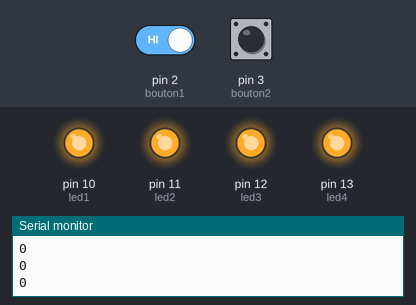
Recording of a sketch running on a simulated Arduino Uno, built with avr-gcc and run on an emulated ATmega328P. Shown: output pins drawn as LEDs (lit = HIGH), the last lines printed to the serial monitor. Inputs (shaded band) come from the test bench; at power-on: pin 2 (bouton1) HIGH, pin 3 (bouton2) HIGH.

Above: at 1.2 s.
1.3 s: pin 2 (bouton1) driven LOW
At 1.5 s:
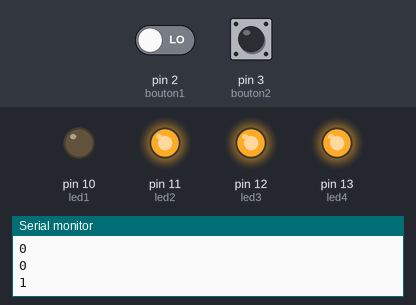
At 2.3 s:
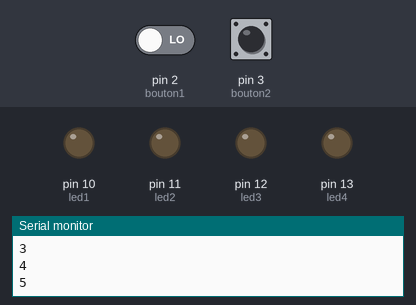
Timing chart, 0 to 4.3 s (numbered marks = the images above; inputs shaded):
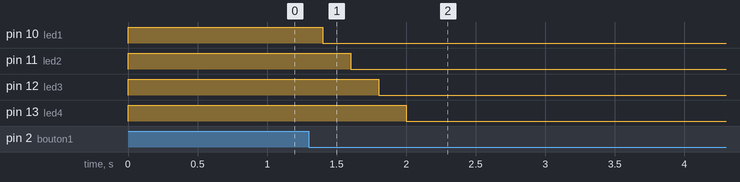

Measured:
- after the input at 1.3 s, pin 10 (led1): HIGH → LOW after 0.10 s; pin 11 (led2): HIGH → LOW after 0.30 s; pin 12 (led3): HIGH → LOW after 0.50 s; pin 13 (led4): HIGH → LOW after 0.70 s

The sketch:

_2boutons4lednew_ino.ino
```cpp
int const led1=10;   //creation des variables
int const led2=11;
int const led3=12;
int const led4=13;
int const bouton1=2;
int const bouton2=3;
int etatled=0;
bool etatbouton1=HIGH;
bool etatbouton2=HIGH;
int BaudCOM1        = 9600;               // Vitesse de communication serie : 9600, etc, 19200, 57600, 19200, 115200.


void setup(){
	pinMode(led1,OUTPUT);    //attribution des entrees sorties
	pinMode(led2,OUTPUT);
	pinMode(led3,OUTPUT);
	pinMode(led4,OUTPUT);
	pinMode(bouton1,INPUT);
	pinMode(bouton2,INPUT);

// 		---		DEBUG	---		//
	Serial.begin(BaudCOM1);						// Initialise la vitesse de connexion série.
	Serial.println(" TEST ...");
	Serial.println(" Setup");
// 		---		DEBUG	---		//

}
void loop(){

etatbouton1=digitalRead(bouton1);
etatbouton2=digitalRead(bouton2);
	if (etatbouton1==LOW){
		etatled=etatled+1;
	}

	else if (etatbouton2==LOW){
		etatled=etatled-1;	}
condition(etatled);
	// 		---		DEBUG	---		//
	Serial.println(etatled);
	// 		---		DEBUG	---		//
delay(200);
}

int condition(int etatled){
	if (etatled==0){
		digitalWrite(led1,HIGH);
		digitalWrite(led2,HIGH);
		digitalWrite(led3,HIGH);
		digitalWrite(led4,HIGH);
	}

	if (etatled==1){
		digitalWrite(led1,LOW);
		digitalWrite(led2,HIGH);
		digitalWrite(led3,HIGH);
		digitalWrite(led4,HIGH);
	}

if (etatled==2){
		digitalWrite(led1,LOW);
		digitalWrite(led2,LOW);
		digitalWrite(led3,HIGH);
		digitalWrite(led4,HIGH);
	}

if (etatled==3){
		digitalWrite(led1,LOW);
		digitalWrite(led2,LOW);
		digitalWrite(led3,LOW);
		digitalWrite(led4,HIGH);
	}
	if (etatled==4){
		digitalWrite(led1,LOW);
		digitalWrite(led2,LOW);
		digitalWrite(led3,LOW);
		digitalWrite(led4,LOW);
	}
	if (etatled>4)
	etatled=4;
return etatled;

}
```
